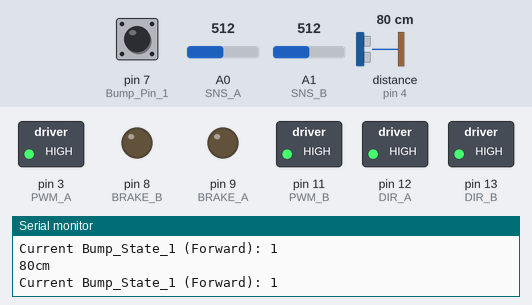
Bench run of a sketch on a simulated Arduino Uno, built with avr-gcc and run on an emulated ATmega328P. Parts: switched loads named in the sketch (green lamp = pin HIGH), output pins drawn as LEDs (lit = HIGH), the last lines printed to the serial monitor. Wiring (inferred from the names in the program): ultrasonic range finder: trigger pin 2; echo pin 4. Dashed ring = blinking. Inputs (shaded band) come from the test bench; at power-on: distance to the obstacle (sensor on pin 4) 80 cm, pin 7 (Bump_Pin_1) HIGH, A0 (SNS_A) = 512, A1 (SNS_B) = 512. The echo pulse lasts 58.3 µs per cm; pins used as bus, display or sensor lines are not drawn.

Above: at 1.2 s.
1.3 s: distance to the obstacle (sensor on pin 4) set to 12 cm
2.8 s: distance to the obstacle (sensor on pin 4) set to 9 cm
At 5.2 s:
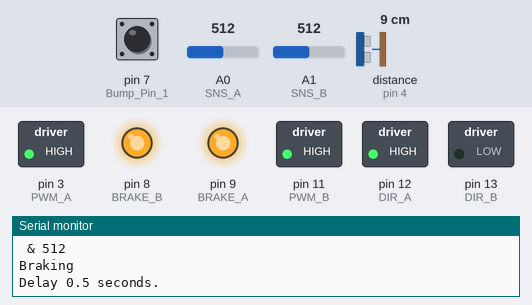
5.8 s: distance to the obstacle (sensor on pin 4) set to 18 cm
At 6.72 s:
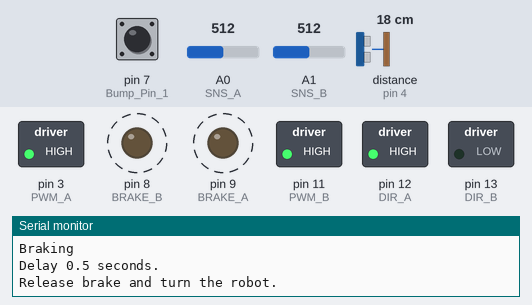
8.8 s: pin 7 (Bump_Pin_1) pulled LOW for 0.15 s
At 9.8 s:
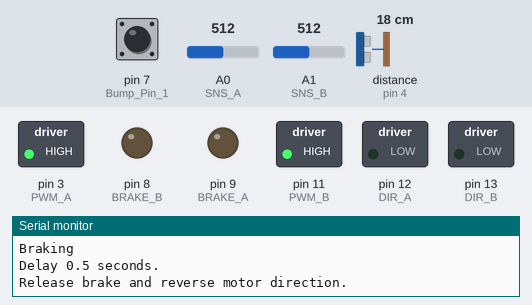
11.9 s: pin 7 (Bump_Pin_1) pulled LOW for 1 s
At 12.4 s:
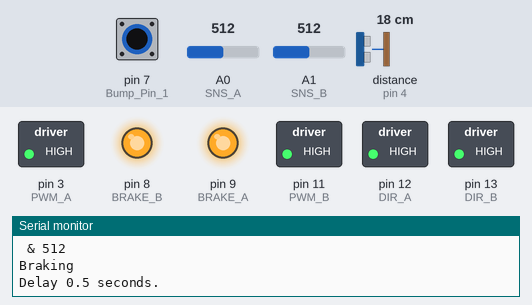
15.9 s: pin 7 (Bump_Pin_1) pulled LOW for 3.2 s
At 17.4 s:
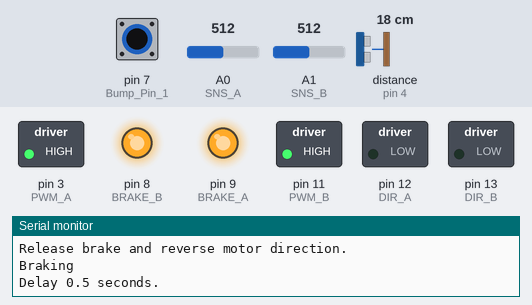
Timing chart, 0 to 21.6 s (numbered marks = the images above; inputs shaded):
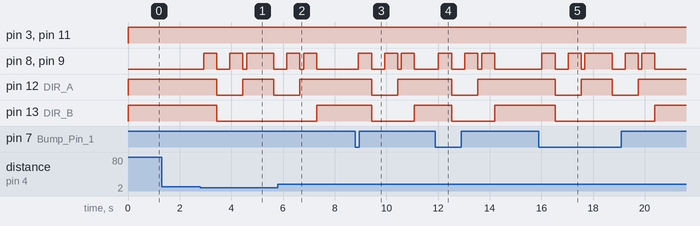

The sketch:

Obstacle_Avoidance_Robot_2.ino
```cpp
const int
//Motors
PWM_A    = 3,
DIR_A    = 12,
BRAKE_A  = 9,
SNS_A    = A0,

PWM_B    = 11,
DIR_B    = 13,
BRAKE_B  = 8,
SNS_B    = A1,

//Bumper Switches
Bump_Pin_1 = 7,

//Range Finder
trigPin = 2,
echoPin = 4;

//Bumper Switch
int Bump_State_1 = 0;

void setup() {
  // Configure the A output
  pinMode(BRAKE_A, OUTPUT);  // Brake pin on channel A
  pinMode(DIR_A, OUTPUT);    // Direction pin on channel A

  pinMode(BRAKE_B, OUTPUT);  // Brake pin on channel B
  pinMode(DIR_B, OUTPUT);    // Direction pin on channel B

  pinMode(Bump_Pin_1, INPUT_PULLUP);  // Initialize the Bump Sensor as an input

  // Open Serial communication
  Serial.begin(9600);
  Serial.println("Motor and Bump Sensor Test:\n");
}

void loop() {

  //Determine Range Finder output
  long duration, cm;

  // The sensor is triggered by a HIGH pulse of 10 or more microseconds.
  // Give a short LOW pulse beforehand to ensure a clean HIGH pulse:
  pinMode(trigPin, OUTPUT);
  digitalWrite(trigPin, LOW);
  delayMicroseconds(2);
  digitalWrite(trigPin, HIGH);
  delayMicroseconds(10);
  digitalWrite(trigPin, LOW);

  // Read the signal from the sensor: a HIGH pulse whose
  // duration is the time (in microseconds) from the sending
  // of the ping to the reception of its echo off of an object.
  pinMode(echoPin, INPUT);
  duration = pulseIn(echoPin, HIGH);

  // convert the time into a distance
  cm = microsecondsToCentimeters(duration);

  Serial.print(cm);
  Serial.print("cm");
  Serial.println();

  //Determine Bumpter State
  Bump_State_1 = digitalRead(Bump_Pin_1);

  //Reactions based on conditions
  if (Bump_State_1 == 0 || cm < 10){

    Serial.print("Current Bump_State_1 (Reverse): ");
    Serial.println(Bump_State_1);
    Serial.print("Current consumption at full speed: ");
    Serial.println(analogRead(SNS_A));
    Serial.print(" & ");
    Serial.println(analogRead(SNS_B));

    //Brake the motor and reverse direction

    Serial.println("Braking\n");

    digitalWrite(BRAKE_A, HIGH);  // raise the brake
    digitalWrite(BRAKE_B, HIGH);  // raise the brake

    Serial.print("Delay 0.5 seconds.\n");

    delay(500);

    //Reverse motor direction

    Serial.println("Release brake and reverse motor direction.\n");

    digitalWrite(BRAKE_A, LOW);  // setting againg the brake LOW to disable motor brake
    digitalWrite(DIR_A, LOW);    // now change the direction to backward setting LOW the DIR_A pin

    analogWrite(PWM_A, 255);     // Set the speed of the motor

    digitalWrite(BRAKE_B, LOW);  // setting againg the brake LOW to disable motor brake
    digitalWrite(DIR_B, LOW);    // now change the direction to backward setting LOW the DIR_A pin

    analogWrite(PWM_B, 255);     // Set the speed of the motor

    delay(500);

    //Brake the motor

    Serial.println("Braking\n");

    digitalWrite(BRAKE_A, HIGH);  // raise the brake
    digitalWrite(BRAKE_B, HIGH);  // raise the brake

    Serial.print("Delay 0.5 seconds.\n");

    delay(500);

    //Turn the robot

    Serial.println("Release brake and turn the robot.\n");

    digitalWrite(BRAKE_A, LOW);  // setting againg the brake LOW to disable motor brake
    digitalWrite(DIR_A, HIGH);    // now change the direction to backward setting LOW the DIR_A pin

    analogWrite(PWM_A, 255);     // Set the speed of the motor

    digitalWrite(BRAKE_B, LOW);  // setting againg the brake LOW to disable motor brake
    digitalWrite(DIR_B, LOW);    // now change the direction to backward setting LOW the DIR_A pin

    analogWrite(PWM_B, 255);     // Set the speed of the motor

    delay(150);

    //Brake the motor

    Serial.println("Braking\n");

    digitalWrite(BRAKE_A, HIGH);  // raise the brake
    digitalWrite(BRAKE_B, HIGH);  // raise the brake

    Serial.print("Delay 0.5 seconds.\n");

    delay(500);

    }
  else {
    // Set the outputs to run the motor forward

    Serial.print("Current Bump_State_1 (Forward): ");
    Serial.println(Bump_State_1);

    digitalWrite(BRAKE_A, LOW);  // setting brake LOW disable motor brake
    digitalWrite(DIR_A, HIGH);   // setting direction to HIGH the motor will spin forward

    analogWrite(PWM_A, 255);     // Set the speed of the motor, 255 is the maximum value

    digitalWrite(BRAKE_B, LOW);  // setting brake LOW disable motor brake
    digitalWrite(DIR_B, HIGH);   // setting direction to HIGH the motor will spin forward

    analogWrite(PWM_B, 255);     // Set the speed of the motor, 255 is the maximum value

  }
}

long microsecondsToCentimeters(long microseconds)
{
  // The speed of sound is 340 m/s or 29 microseconds per centimeter.
  // The ping travels out and back, so to find the distance of the
  // object we take half of the distance travelled.
  return microseconds / 29 / 2;
}
```

Measured:
- the behaviour switches between 11 and 10 cm on distance to the obstacle (sensor on pin 4) (found by bisection; images 0 and 1)
- after the input at 2.8 s, pin 8 (BRAKE_B), pin 9 (BRAKE_A): goes HIGH 0.52 s, LOW 0.50 s, HIGH 0.50 s, LOW 0.15 s, HIGH 1.1 s, then LOW, starting after 0.12 s; pin 12 (DIR_A): HIGH → LOW after 0.64 s, → HIGH 1.0 s later, → LOW 1.2 s later; pin 13 (DIR_B): HIGH → LOW after 0.64 s
- after the input at 5.8 s, pin 12 (DIR_A): goes on until 6.6 s, then stays HIGH; pin 13 (DIR_B): LOW → HIGH after 1.5 s
- after the input at 8.8 s, pin 8 (BRAKE_B), pin 9 (BRAKE_A): goes HIGH 0.52 s, LOW 0.50 s, HIGH 0.50 s, LOW 0.15 s, HIGH 0.50 s, then LOW, starting after 0.11 s; pin 12 (DIR_A): HIGH → LOW after 0.63 s, → HIGH 1.0 s later; pin 13 (DIR_B): HIGH → LOW after 0.63 s, → HIGH 1.7 s later
- after the input at 11.9 s, pin 8 (BRAKE_B), pin 9 (BRAKE_A): goes HIGH 0.52 s, LOW 0.50 s, HIGH 0.50 s, LOW 0.15 s, HIGH 0.50 s, then LOW, starting after 0.12 s; pin 12 (DIR_A): HIGH → LOW after 0.64 s, → HIGH 1.0 s later; pin 13 (DIR_B): HIGH → LOW after 0.64 s, → HIGH 1.7 s later
- after the input at 15.9 s, pin 8 (BRAKE_B), pin 9 (BRAKE_A): LOW → HIGH after 0.12 s, → LOW 0.52 s later, → HIGH 0.50 s later, → LOW 0.50 s later, … (10 changes in this stretch); pin 12 (DIR_A): alternates HIGH for 1.2 s and LOW for 1.0 s, starting after 0.64 s; pin 13 (DIR_B): HIGH → LOW after 0.64 s, → HIGH 3.9 s later
